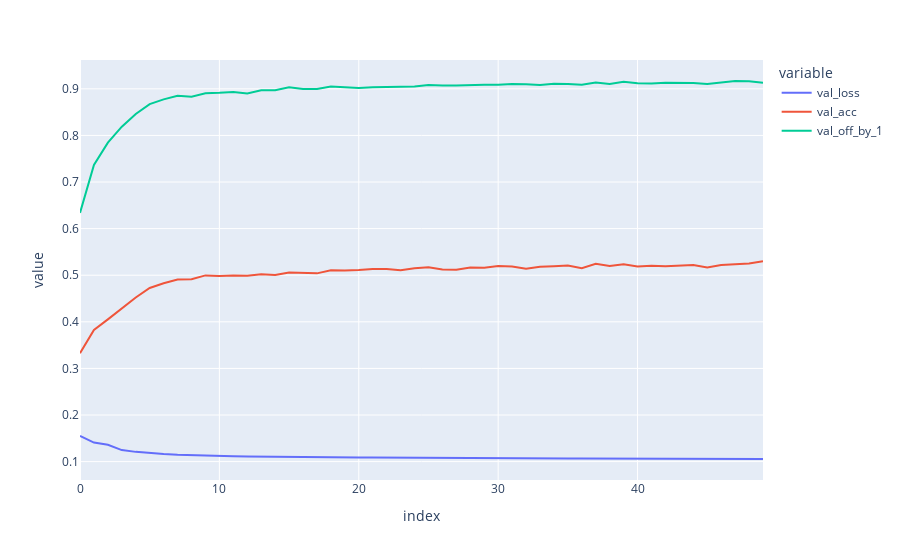

Notebook code for this chart:
### Code cell
px.line(df[["val_loss","val_acc", "val_off_by_1"]])

### Figure 1 — Plotly figure (JSON) as saved in the notebook; plotly's stock layout.template omitted (floating-point values rounded to 4 significant figures)
{"data": [{"hovertemplate": "variable=val_loss<br>index=%{x}<br>value=%{y}<extra></extra>", "legendgroup": "val_loss", "line": {"color": "#636efa", "dash": "solid"}, "marker": {"symbol": "circle"}, "mode": "lines", "name": "val_loss", "orientation": "v", "showlegend": true, "type": "scatter", "x": [0, 1, 2, 3, 4, 5, 6, 7, 8, 9, 10, 11, 12, 13, 14, 15, 16, 17, 18, 19, 20, 21, 22, 23, 24, 25, 26, 27, 28, 29, 30, 31, 32, 33, 34, 35, 36, 37, 38, 39, 40, 41, 42, 43, 44, 45, 46, 47, 48, 49], "xaxis": "x", "y": [0.1552, 0.1409, 0.136, 0.1247, 0.1209, 0.118, 0.1164, 0.1148, 0.1137, 0.113, 0.1125, 0.1118, 0.1112, 0.1107, 0.1104, 0.1099, 0.1096, 0.1094, 0.1093, 0.1091, 0.1087, 0.1087, 0.1084, 0.1081, 0.1079, 0.108, 0.1077, 0.1079, 0.1074, 0.1073, 0.1073, 0.107, 0.1072, 0.1069, 0.1068, 0.1066, 0.1066, 0.1064, 0.1065, 0.1064, 0.1062, 0.1061, 0.106, 0.1059, 0.1061, 0.1058, 0.1057, 0.1059, 0.1056, 0.1056], "yaxis": "y"}, {"hovertemplate": "variable=val_acc<br>index=%{x}<br>value=%{y}<extra></extra>", "legendgroup": "val_acc", "line": {"color": "#EF553B", "dash": "solid"}, "marker": {"symbol": "circle"}, "mode": "lines", "name": "val_acc", "orientation": "v", "showlegend": true, "type": "scatter", "x": [0, 1, 2, 3, 4, 5, 6, 7, 8, 9, 10, 11, 12, 13, 14, 15, 16, 17, 18, 19, 20, 21, 22, 23, 24, 25, 26, 27, 28, 29, 30, 31, 32, 33, 34, 35, 36, 37, 38, 39, 40, 41, 42, 43, 44, 45, 46, 47, 48, 49], "xaxis": "x", "y": [0.3324, 0.3826, 0.4052, 0.4292, 0.4522, 0.4726, 0.4828, 0.4906, 0.4912, 0.4996, 0.4982, 0.4994, 0.4988, 0.5022, 0.5006, 0.5058, 0.5042, 0.504, 0.5108, 0.5102, 0.5114, 0.5134, 0.5136, 0.5108, 0.515, 0.517, 0.5124, 0.5116, 0.5166, 0.5158, 0.5198, 0.5188, 0.514, 0.5184, 0.5194, 0.521, 0.515, 0.5244, 0.5198, 0.5234, 0.5188, 0.5204, 0.5192, 0.5206, 0.5218, 0.5164, 0.5218, 0.5236, 0.525, 0.5298], "yaxis": "y"}, {"hovertemplate": "variable=val_off_by_1<br>index=%{x}<br>value=%{y}<extra></extra>", "legendgroup": "val_off_by_1", "line": {"color": "#00cc96", "dash": "solid"}, "marker": {"symbol": "circle"}, "mode": "lines", "name": "val_off_by_1", "orientation": "v", "showlegend": true, "type": "scatter", "x": [0, 1, 2, 3, 4, 5, 6, 7, 8, 9, 10, 11, 12, 13, 14, 15, 16, 17, 18, 19, 20, 21, 22, 23, 24, 25, 26, 27, 28, 29, 30, 31, 32, 33, 34, 35, 36, 37, 38, 39, 40, 41, 42, 43, 44, 45, 46, 47, 48, 49], "xaxis": "x", "y": [0.6338, 0.7366, 0.7846, 0.8188, 0.846, 0.8672, 0.8774, 0.8852, 0.8832, 0.8906, 0.8914, 0.893, 0.8902, 0.8968, 0.8968, 0.9036, 0.8998, 0.8998, 0.905, 0.9032, 0.9016, 0.9034, 0.9038, 0.9044, 0.905, 0.9084, 0.907, 0.9074, 0.9086, 0.9088, 0.9088, 0.9106, 0.9098, 0.9082, 0.9108, 0.9106, 0.9086, 0.9136, 0.9106, 0.9154, 0.9118, 0.9112, 0.9128, 0.9124, 0.9124, 0.9102, 0.9136, 0.9168, 0.916, 0.9128], "yaxis": "y"}], "layout": {"autosize": true, "legend": {"title": {"text": "variable"}, "tracegroupgap": 0}, "margin": {"t": 60}, "xaxis": {"anchor": "y", "autorange": true, "domain": [0, 1], "range": [0, 49], "title": {"text": "index"}, "type": "linear"}, "yaxis": {"anchor": "x", "autorange": true, "domain": [0, 1], "range": [0.06055, 0.9619], "title": {"text": "value"}, "type": "linear"}}}
